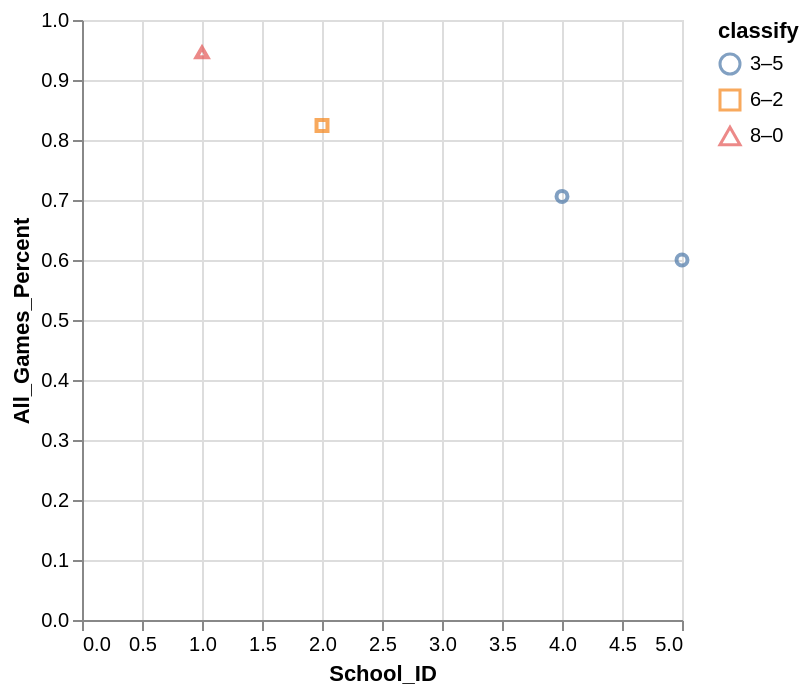

Specify this chart in Vega-Lite:
### Vega-Lite specification from a JSON file in a GitHub repository (floating-point values rounded to 4 significant figures)
{"data": {"values": [{"x_data": 5, "y_data": 0.6, "classify": "3–5"}, {"x_data": 4, "y_data": 0.706, "classify": "3–5"}, {"x_data": 2, "y_data": 0.824, "classify": "6–2"}, {"x_data": 1, "y_data": 0.946, "classify": "8–0"}]}, "mark": "point", "encoding": {"x": {"field": "x_data", "type": "quantitative", "title": "School_ID", "scale": {"zero": "false"}}, "y": {"field": "y_data", "type": "quantitative", "title": "All_Games_Percent", "scale": {"zero": "false"}}, "color": {"field": "classify", "type": "nominal"}, "shape": {"field": "classify", "type": "nominal"}}}
